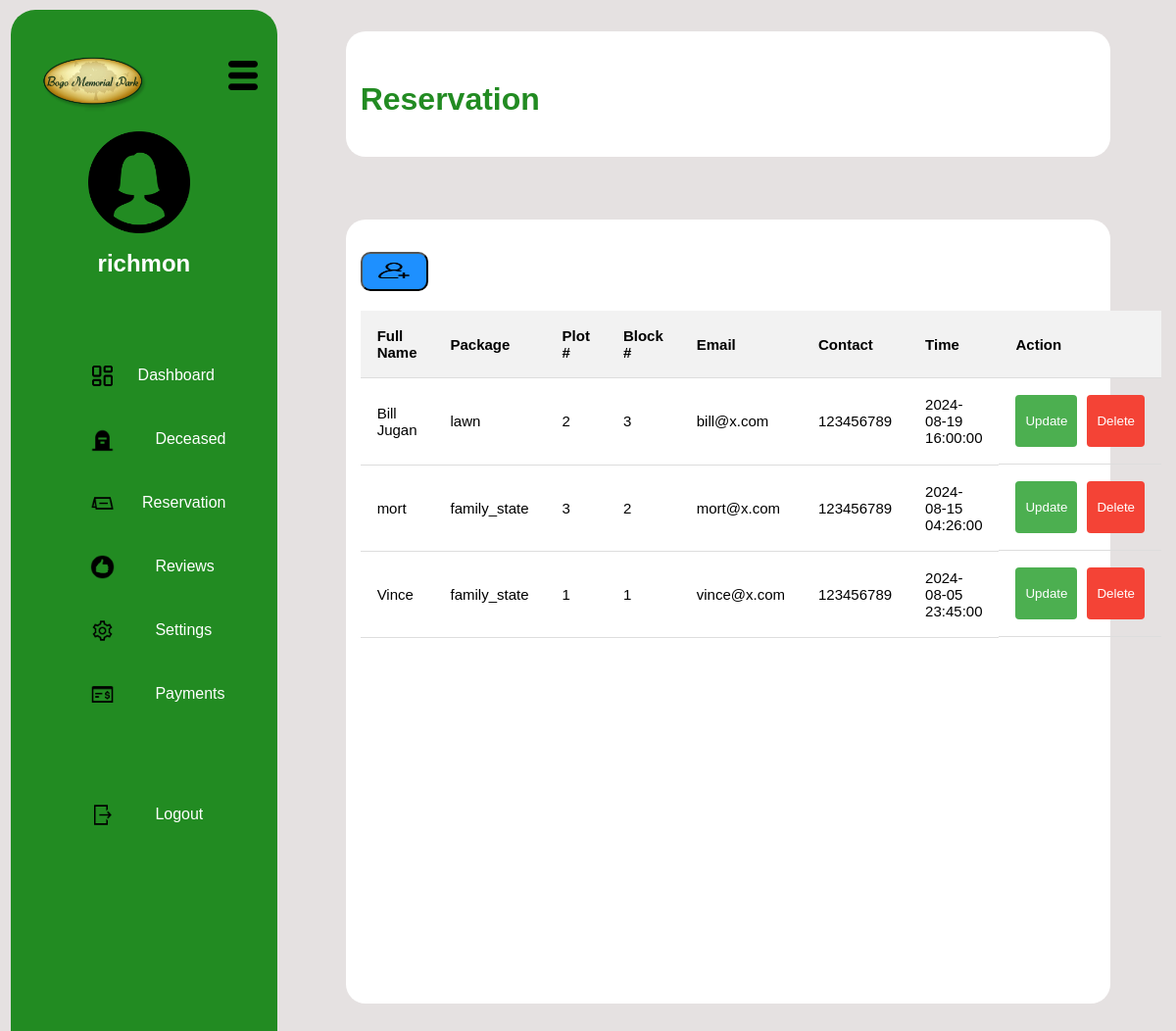
The app's page /adminreservation.php (signed in), older data.
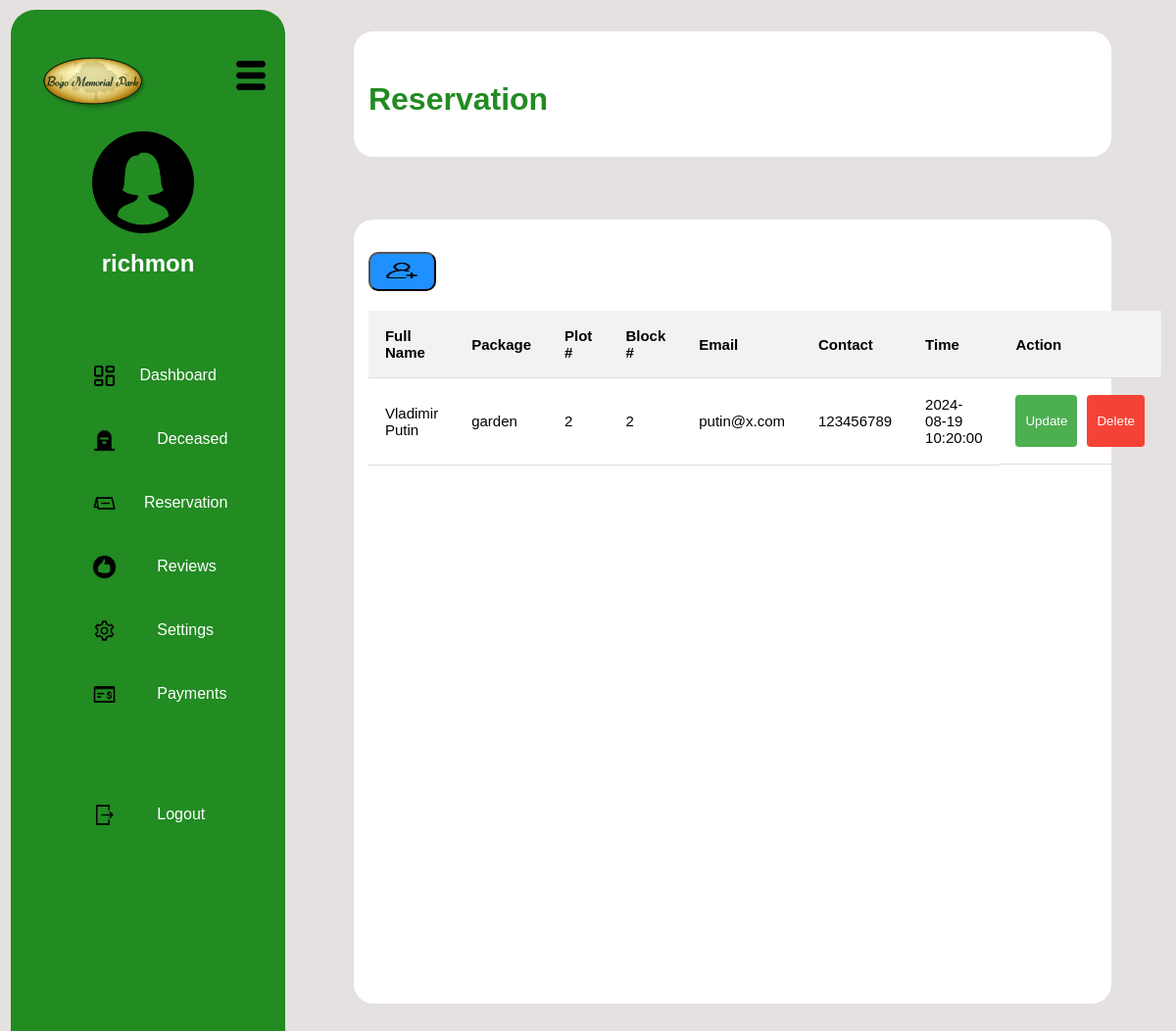
The same page, newer data.
### tables this page shows
CREATE TABLE `reservation` (
  `id` int(11) NOT NULL,
  `fullname` varchar(100) NOT NULL,
  `package` varchar(100) NOT NULL,
  `plotnumber` int(11) NOT NULL,
  `blocknumber` int(11) NOT NULL,
  `email` varchar(100) NOT NULL,
  `contact` int(11) NOT NULL,
  `time` timestamp NOT NULL DEFAULT current_timestamp() ON UPDATE current_timestamp()
);

### adminreservation.php (the view, shortened to what this page needs)
<?php
$firstname = isset($_SESSION['firstname']) ? htmlspecialchars($_SESSION['firstname']) : 'Guest';
require_once 'connection.php';
if (isset($pdo)) {
    $stmt = $pdo->prepare("SELECT * FROM reservation");
    $stmt->execute();
    $reservations = $stmt->fetchAll(PDO::FETCH_ASSOC);
} else {
    echo 'Database connection failed. Please try again later.';
    exit();
}
?>
<!DOCTYPE html>
<html lang="en">
<head>
    <link rel="stylesheet" href="CSS_FILE/adminreserved.css">
</head>
<body>
    <div class="row">
        <div class="left-content col-4">
            <div class="memoriallogo"><img src="./images/bogomemoriallogo.png" alt="bogomemoriallogo"></div>
            <div class="hamburgermenu"><img src="./images/hamburgermenu.png" alt="hamburgermenu"></div>
            <div class="adminprofile">
                <center><img src="./images/female.png" alt="adminicon">
                <h2><?php echo $firstname; ?></h2></center>
            </div>
            <center>
                <br>
                <div class="adminlinks">
                    <span><img src="./images/dashboard.png" alt="">&nbsp;&nbsp;<a href="adminDashboard.php">Dashboard</a></span>
                    <span><img src="./images/deceased.png" alt="">&nbsp;&nbsp;&nbsp;&nbsp;&nbsp;&nbsp;<a href="adminDeceased.php">Deceased</a></span>
                    <span><img src="./images/reservation.png" alt="">&nbsp;&nbsp;&nbsp;<a href="adminreservation.php">Reservation</a></span>
                    <span><img src="./images/review.png" alt="">&nbsp;&nbsp;&nbsp;&nbsp;&nbsp;&nbsp;<a href="adminreviews.php">Reviews</a></span>
                    <span><img src="./images/settings.png" alt="">&nbsp;&nbsp;&nbsp;&nbsp;&nbsp;&nbsp;<a href="adminsettings.php">Settings</a></span>
                    <span><img src="./images/payment.png" alt="">&nbsp;&nbsp;&nbsp;&nbsp;&nbsp;&nbsp;<a href="adminpayment.php">Payments</a></span>
                    <br>
                    <span><img src="./images/logout.png" alt="">&nbsp;&nbsp;&nbsp;&nbsp;&nbsp;&nbsp;<a href="logout.php">Logout</a></span>
                </div>
                <br>
            </center>
        </div>
        <div class="main">
            <div class="right-content1">
                <div class="right-header col-10">
                    <br>
                    <br>
                    <span><h1>Reservation</h1></span>
                </div>
            </div>
            <div class="addreservationvtn">
                <div class="right-header col-9">
                    <br>
                </div>
            </div>
            <div class="right-content2">
                <div class="right-header col-9">
                    <br>
                    <button class="btnadd "onclick="openAddModal()"><img src="./images/add-user.png" alt=""></button>
                    <table id="myTable">
                        <thead>
                            <tr>
                                <th>Full Name</th>
                                <th>Package</th>
                                <th>Plot #</th>
                                <th>Block #</th>
                                <th>Email</th>
                                <th>Contact</th>
                                <th>Time</th>
                                <th>Action</th>
                            </tr>
                        </thead>
                        <tbody>
                            <?php if (isset($reservations) && !empty($reservations)): ?>
                                <?php foreach ($reservations as $reservation): ?>
                                    <tr>
                                        <td><?php echo htmlspecialchars($reservation['fullname']); ?></td>
                                        <td><?php echo htmlspecialchars($reservation['package']); ?></td>
                                        <td><?php echo htmlspecialchars($reservation['plotnumber']); ?></td>
                                        <td><?php echo htmlspecialchars($reservation['blocknumber']); ?></td>
                                        <td><?php echo htmlspecialchars($reservation['email']); ?></td>
                                        <td><?php echo htmlspecialchars($reservation['contact']); ?></td>
                                        <td><?php echo htmlspecialchars($reservation['time']); ?></td>
                                        <td class="actions">
                                            <button class="button update" onclick="openModal(<?php echo htmlspecialchars(json_encode($reservation)); ?>)">Update</button>
                                            <form method="post" style="display:inline-block;">
                                                <button type="submit" class="button delete">Delete</button>
                                            </form>
                                        </td>
                                    </tr>
                                <?php endforeach; ?>
                            <?php else: ?>
                                <tr><td colspan="8">No reservations found.</td></tr>
                            <?php endif; ?>
                        </tbody>
                    </table>
                </div>
            </div>
        </div>
    </div>
</body>
</html>

### CSS_FILE/adminreserved.css (style rules this page uses)
* { margin: 0; padding: 0; box-sizing: border-box; font-family: Arial, sans-serif; }
body { background-color: #e5e1e1; }
.row::after { content: ""; clear: both; display: block; }
[class*="col-"] { float: left; padding: 15px; }
.col-4 { width: 33.33%; }
.col-9 { width: 75%; }
.col-10 { width: 83.33%; }
.row { width: 100%; height: 100vh; display: flex; }
.left-content { background-color: forestgreen; color: white; position: relative; border-radius: 25px; height: 140vh; margin-top: 0.6rem; margin-left: 0.7rem; }
.memoriallogo img { width: 150px; position: absolute; top: 2rem; }
.hamburgermenu img { width: 40px; float: right; margin-top: 2rem; }
.adminprofile img { width: 10rem; margin-top: 6rem; padding-left: 30px; }
.main { width: 100%; margin-top: 1rem; margin-left: 50px; }
.right-content1 { margin-left: 20px; width: 90%; height: 8rem; margin-top: 1rem; background-color: white; color: forestgreen; border-radius: 20px; }
.right-content2 { margin-left: 20px; width: 90%; height: 100vh; margin-top: 4rem; background-color: white; color: forestgreen; border-radius: 20px; }
.adminlinks a { text-decoration: none; color: white; font-size: 1rem; }
.adminlinks img { width: 25px; }
.adminlinks { display: block; margin: 15px 10px; padding: 15px; padding-left: 23%; }
.adminlinks span { display: flex; align-items: center; margin: 40px 0; }
.adminlinks img { display: block; margin-right: 15px; }
table { width: 80%; border-collapse: collapse; margin: 20px 0; font-size: 15px; text-align: left; color:black; }
th, td { padding: 17px; border-bottom: 1px solid #ddd; }
th { background-color: #f2f2f2; }
.actions { display: flex; gap: 10px; }
.button { padding: 19px 10px; border: none; cursor: pointer; border-radius: 4px; color: white; }
.update { background-color: #4caf50; }
.delete { background-color: #f44336; }
.btnadd { background-color: dodgerblue; width: 69px; height: 40px; cursor: pointer; border-radius: 10px; }
.btnadd img { width: 2rem; height: 2vh; cursor: pointer; }

Row changes from the older to the newer data that the page shows:
removed reservation: fullname "Bill Jugan", package "lawn", plotnumber "2", blocknumber "3", email "bill@x.com", contact "123456789", time "2024-08-19 16:00:00"
removed reservation: fullname "mort", package "family_state", plotnumber "3", blocknumber "2", email "mort@x.com", contact "123456789", time "2024-08-15 04:26:00"
removed reservation: fullname "Vince", package "family_state", plotnumber "1", blocknumber "1", email "vince@x.com", contact "123456789", time "2024-08-05 23:45:00"
added reservation: fullname "Vladimir Putin", package "garden", plotnumber "2", blocknumber "2", email "putin@x.com", contact "123456789", time "2024-08-19 10:20:00"
